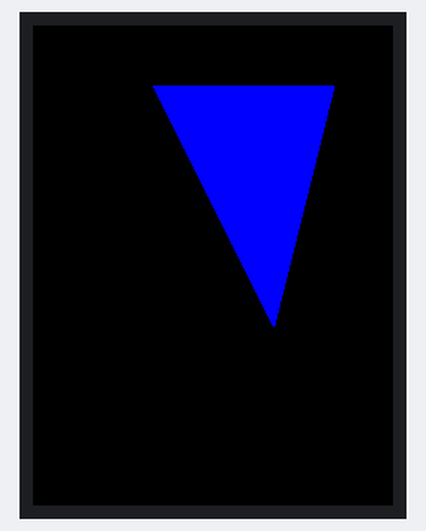
Bench run of a sketch on a simulated Arduino Uno, built with avr-gcc and run on an emulated ATmega328P. On the bench: 240×320 colour display.

Above: at 0.3 s.

Measured:
- what the display in image 0 shows lasts 5.0 s, from 0.3 s to 5.3 s

The sketch:

traingles_on_tft.ino
```cpp
#include <Adafruit_GFX.h>    // include the graphics library
#include <Adafruit_ILI9341.h> // include the ILI9341 TFT library

// Define the pins used by the display
#define TFT_CS 10
#define TFT_DC 9
#define TFT_MOSI 11
#define TFT_CLK 13
#define TFT_RST 8
#define TFT_MISO 12

// Define some colors
#define BACKGROUND_COLOR ILI9341_BLACK
#define TRIANGLE_COLOR ILI9341_BLUE

// Create an instance of the ILI9341 TFT display object
Adafruit_ILI9341 tft = Adafruit_ILI9341(TFT_CS, TFT_DC, TFT_MOSI, TFT_CLK, TFT_RST, TFT_MISO);

void setup() {
  // Initialize the TFT display
  tft.begin();
}

void loop() {
  // Clear the screen with the background color
  tft.fillScreen(BACKGROUND_COLOR);

  // Draw a triangle with the triangle color
  tft.fillTriangle(80, 40, 160, 200, 200, 40, TRIANGLE_COLOR);

  delay(5000); // Wait for 5 seconds
}
```
